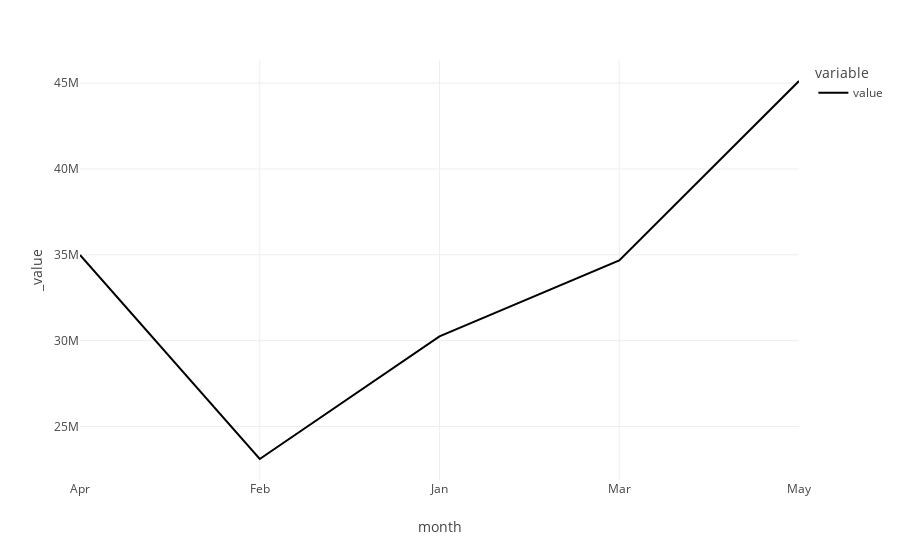

Notebook code for this chart:
### Code cell
import streamlit as st
plt.line(sal)

### Figure 1 — Plotly figure (JSON) as saved in the notebook; plotly's stock layout.template omitted (floating-point values rounded to 4 significant figures)
{"data": [{"hovertemplate": "variable=value<br>month=%{x}<br>_value=%{y}<extra></extra>", "legendgroup": "value", "line": {"color": "#000001", "dash": "solid"}, "marker": {"symbol": "circle"}, "mode": "lines", "name": "value", "orientation": "v", "showlegend": true, "type": "scatter", "x": ["Apr", "Feb", "Jan", "Mar", "May"], "xaxis": "x", "y": [34993732, 23105755, 30250110, 34668665, 45125202], "yaxis": "y"}], "layout": {"legend": {"title": {"text": "variable"}, "tracegroupgap": 0}, "margin": {"t": 60}, "xaxis": {"anchor": "y", "domain": [0, 1], "title": {"text": "month"}}, "yaxis": {"anchor": "x", "domain": [0, 1], "title": {"text": "_value"}}}}
